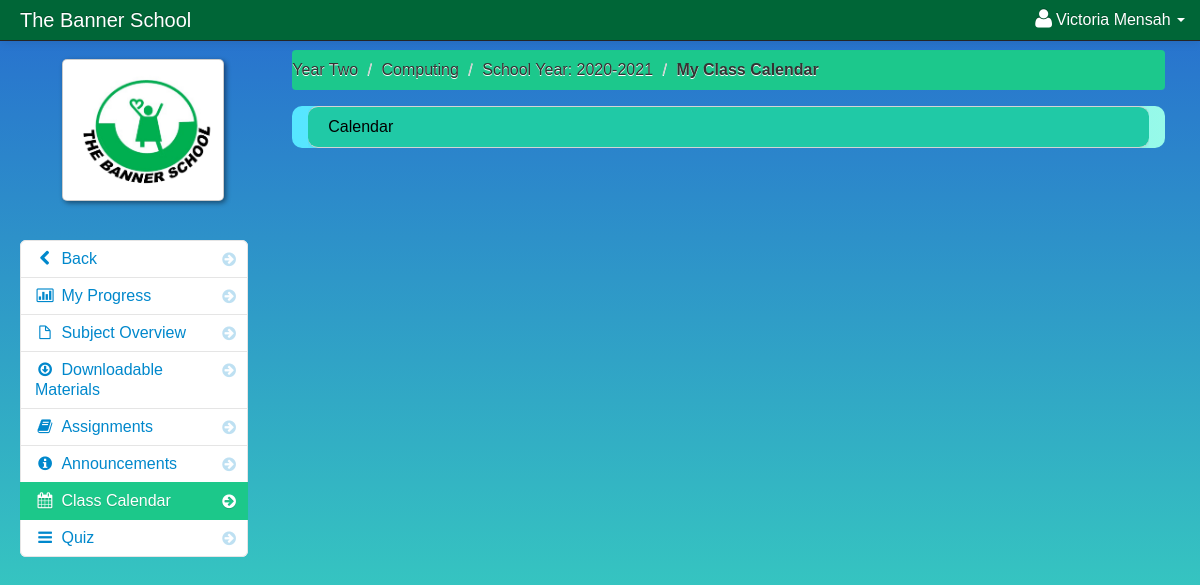
Page /portal/home/class_calendar_student.php?id=14 (signed in) on the committed database.
### tables this page shows
CREATE TABLE IF NOT EXISTS `student` (
  `student_id` int(11) NOT NULL AUTO_INCREMENT,
  `firstname` varchar(100) NOT NULL,
  `lastname` varchar(100) NOT NULL,
  `class_id` int(11) NOT NULL,
  `username` varchar(100) NOT NULL,
  `password` varchar(100) NOT NULL,
  `location` varchar(100) NOT NULL,
  `status` varchar(100) NOT NULL,
  `balance` int(11) NOT NULL,
  `stu_status` int(11) NOT NULL,
  `dob` date NOT NULL,
  `gender` varchar(100) NOT NULL,
  PRIMARY KEY (`student_id`)
);

CREATE TABLE IF NOT EXISTS `teacher_class` (
  `teacher_class_id` int(11) NOT NULL AUTO_INCREMENT,
  `teacher_id` int(11) NOT NULL,
  `class_id` int(11) NOT NULL,
  `subject_id` int(11) NOT NULL,
  `thumbnails` varchar(100) NOT NULL,
  `school_year` varchar(100) NOT NULL,
  PRIMARY KEY (`teacher_class_id`)
);

CREATE TABLE IF NOT EXISTS `class` (
  `class_id` int(11) NOT NULL AUTO_INCREMENT,
  `class_name` varchar(100) NOT NULL,
  `teacher_id` int(11) NOT NULL,
  PRIMARY KEY (`class_id`)
);

CREATE TABLE IF NOT EXISTS `subject` (
  `subject_id` int(11) NOT NULL AUTO_INCREMENT,
  `subject_code` varchar(100) NOT NULL,
  `subject_title` varchar(100) NOT NULL,
  `category` varchar(100) NOT NULL,
  `description` longtext NOT NULL,
  `unit` int(11) NOT NULL,
  `Pre_req` varchar(100) NOT NULL,
  `semester` varchar(100) NOT NULL,
  PRIMARY KEY (`subject_id`)
);

### portal/home/session.php (called while the page is built, shortened)
<?php
$session_id=$_SESSION['id'];
?>

### portal/home/class_calendar_student.php (the view, shortened to what this page needs)
<?php include('session.php'); ?>
<?php include('header_dashboard.php'); ?>
<?php $get_id = $_GET['id']; ?>
    <body>
		<?php include('navbar_student.php'); ?>
        <div class="container-fluid">
            <div class="row-fluid">
				<?php include('calendar_student_sidebar.php'); ?>
                <div class="span9" id="content">
                     <div class="row-fluid">
									<?php $class_query = mysql_query("select * from teacher_class
									LEFT JOIN class ON class.class_id = teacher_class.class_id
									LEFT JOIN subject ON subject.subject_id = teacher_class.subject_id
									where teacher_class_id = '$get_id'")or die(mysql_error());
									$class_row = mysql_fetch_array($class_query);
									?>
									<ul class="breadcrumb">
										<li><a href="#"><?php echo $class_row['class_name']; ?></a> <span class="divider">/</span></li>
										<li><a href="#"><?php echo $class_row['subject_code']; ?></a> <span class="divider">/</span></li>
										<li><a href="#">School Year: <?php echo $class_row['school_year']; ?></a> <span class="divider">/</span></li>
										<li><a href="#"><b>My Class Calendar</b></a></li>
									</ul>
                        <div id="block_bg" class="block">
								<div class="block-content collapse in">
										<div class="span12">
										<div class="navbar navbar-inner block-header">
											<div class="muted pull-left">Calendar</div>
										</div>
									</div>
										</div>
                                </div>
                            </div>
                        </div>
                    </div>
                </div>
		<?php include('script.php'); ?>
    </body>
</html>

### portal/home/navbar_student.php (shortened to what this page needs)
<?php include('session.php'); ?>
<div class="navbar navbar-fixed-top navbar-inverse">
        <div class="navbar-inner">
            <div class="container-fluid">
                <a class="brand" href="#">The Banner School</a>
					<div class="nav-collapse collapse">
						<ul class="nav pull-right">
							<?php $query= mysql_query("select * from student where student_id = '$session_id'")or die(mysql_error());
									$row = mysql_fetch_array($query);
							?>
							<li class="dropdown">
								<a href="#" role="button" class="dropdown-toggle" data-toggle="dropdown"> <i class="icon-user icon-large"></i><?php echo $row['firstname']." ".$row['lastname'];  ?> <i class="caret"></i></a>
							</li>
						</ul>
					</div>
            </div>
        </div>
</div>

### portal/home/calendar_student_sidebar.php (shortened to what this page needs)
<div class="span3" id="sidebar">
	<img id="avatar" src="../admin/<?php echo $row['location']; ?>" class="img-polaroid">
		<ul class="nav nav-list bs-docs-sidenav nav-collapse collapse">
				<li class=""><a href="dashboard_student.php"><i class="icon-chevron-right"></i><i class="icon-chevron-left"></i>&nbsp;Back</a></li>
				<li class=""><a href="progress.php<?php echo '?id='.$get_id; ?>"><i class="icon-chevron-right"></i><i class="icon-bar-chart"></i>&nbsp;My Progress</a></li>
				<li class=""><a href="subject_overview_student.php<?php echo '?id='.$get_id; ?>"><i class="icon-chevron-right"></i><i class="icon-file"></i>&nbsp;Subject Overview</a></li>
				<li class=""><a href="downloadable_student.php<?php echo '?id='.$get_id; ?>"><i class="icon-chevron-right"></i><i class="icon-download"></i>&nbsp;Downloadable Materials</a></li>
				<li class=""><a href="assignment_student.php<?php echo '?id='.$get_id; ?>"><i class="icon-chevron-right"></i><i class="icon-book"></i>&nbsp;Assignments</a></li>
				<li class=""><a href="announcements_student.php<?php echo '?id='.$get_id; ?>"><i class="icon-chevron-right"></i><i class="icon-info-sign"></i>&nbsp;Announcements</a></li>
				<li class="active"><a href="class_calendar_student.php<?php echo '?id='.$get_id; ?>"><i class="icon-chevron-right"></i><i class="icon-calendar"></i>&nbsp;Class Calendar</a></li>
				<li class=""><a href="quizlogstudent.php"><i class="icon-chevron-right"></i><i class="icon-reorder"></i>&nbsp;Quiz</a></li>
		</ul>
</div>

### portal/admin/assets/styles.css (style rules this page uses)
body { padding-top: 50px; padding-bottom: 500px; background: linear-gradient(to top, #32be32 -50%, #38d3be, #224fd4 120%); background-repeat: repeat; }
#content { margin-left: 0px; padding-right: 5px; }
.breadcrumb { margin: 0 0 0px; padding: 10px 0px; background-color: #1CC88C; }
.block { background-image: linear-gradient(to left, #97fae9, #78e6fa, #56e6ff); border-radius: 10px 10px 10px 10px; margin: 1em 0em; border-top: none; -webkit-box-shadow: 2px 2px 5px #0005a9(0, 0, 6, 0.75); -moz-box-shadow: 2px 2px 5px #0005a9(0, 0, 6, 0.75); box-shadow: 2px 2px 5px #0005a9(0, 0, 6, 0.75); }
.block-content { margin: 1em; min-height: .25em; -webkit-box-shadow: 2px 2px 5px #0005a9(0, 0, 6, 0.75); -moz-box-shadow: 2px 2px 5px #0005a9(0, 0, 6, 0.75); box-shadow: 2px 2px 5px #0005a9(0, 0, 6, 0.75); }
.block-header { margin-bottom: 0px; border-right: none; border-left: none; -webkit-border-radius: 0px; -moz-border-radius: 0px; border-radius: 10px 10px 10px 10px; background-color: #20c9a6; }
.block-header div { padding-top: 10px; }
.bs-docs-sidenav { max-width: 228px; margin: 30px 0 0; padding: 0; background-color: #fff; -webkit-border-radius: 6px; -moz-border-radius: 6px; border-radius: 6px; -webkit-box-shadow: 0 1px 4px #0005a9(0, 0, 0, .065); -moz-box-shadow: 0 1px 4px #0005a9(0, 0, 0, .065); box-shadow: 0 1px 4px #0005a9(0, 0, 0, .065); }
.bs-docs-sidenav>li>a { display: block; width: 190px \9; margin: 0 0 -1px; padding: 8px 14px; border: 1px solid #e5e5e5; }
.bs-docs-sidenav>li:first-child>a { -webkit-border-radius: 6px 6px 0 0; -moz-border-radius: 6px 6px 0 0; border-radius: 6px 6px 0 0; }
.bs-docs-sidenav>li:last-child>a { -webkit-border-radius: 0 0 6px 6px; -moz-border-radius: 0 0 6px 6px; border-radius: 0 0 6px 6px; }
.bs-docs-sidenav>.active>a { position: relative; z-index: 2; padding: 9px 15px; border: 0; text-shadow: 0 1px 0 rgba(0, 0, 0, .15); -webkit-box-shadow: inset 1px 0 0 rgba(0, 0, 0, .1), inset -1px 0 0 #0005a9(0, 0, 0, .1); -moz-box-shadow: inset 1px 0 0 rgba(0, 0, 0, .1), inset -1px 0 0 #0005a9(0, 0, 0, .1); box-shadow: inset 1px 0 0 rgba(0, 0, 0, .1), inset -1px 0 0 #0005a9(0, 0, 0, .1); }
.bs-docs-sidenav .icon-chevron-right { float: right; margin-top: 2px; margin-right: -6px; opacity: .25; }
.bs-docs-sidenav .active .icon-chevron-right, .bs-docs-sidenav .active a:hover .icon-chevron-right { opacity: 1; }

### rows in the picture
student: firstname "Victoria", lastname "Mensah", location (picture)
teacher_class: class.class_name "Year Two", subject.subject_code "Computing", school_year "2020-2021"
